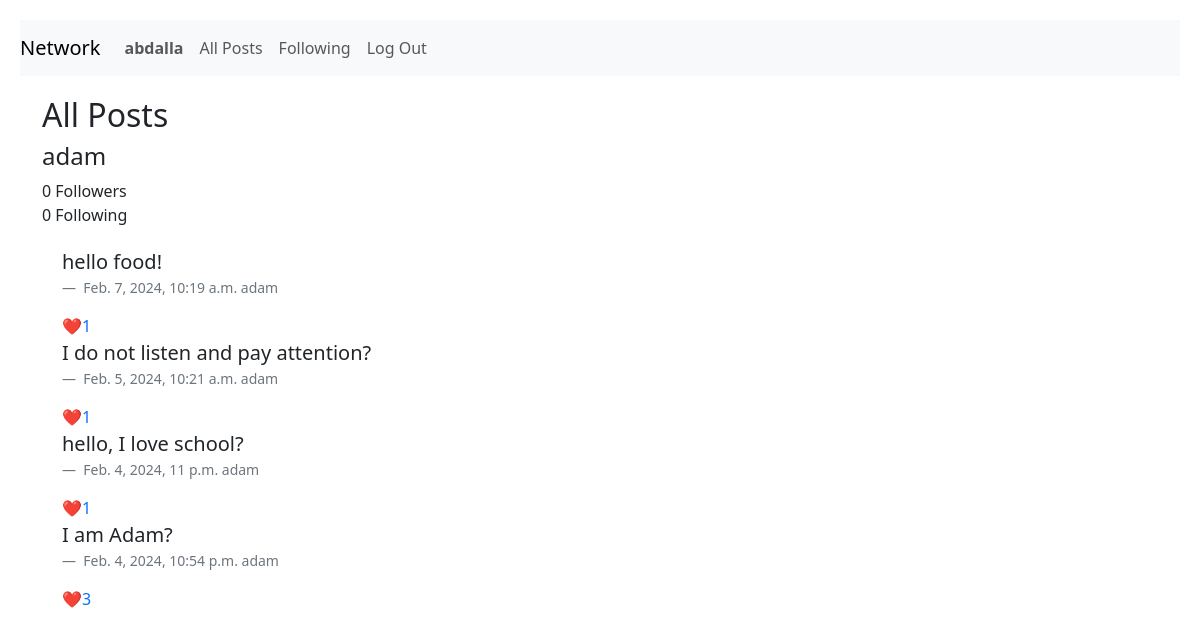
The page /view_profile/2 (signed in) on the database its author committed.
### network/models.py (models this page shows, shortened)
class User(AbstractUser):
    pass

class Follow(models.Model):
    following = models.ManyToManyField(settings.AUTH_USER_MODEL, related_name="followers", symmetrical=False)

class TimeStampedModel(models.Model):
    created_at = models.DateTimeField(auto_now_add=True)
    updated_at = models.DateTimeField(auto_now=True)
    class Meta:
        abstract = True

class Post(TimeStampedModel):
    created = TimeStampedModel.created_at
    body = models.CharField(max_length=300)
    user = models.ForeignKey(settings.AUTH_USER_MODEL, on_delete=models.CASCADE, null=True)
    likes = models.IntegerField(blank=True)
    reactions = models.ManyToManyField(settings.AUTH_USER_MODEL, related_name="user_reactions", symmetrical=False)

### network/views.py (the view)
# urls.py: path("view_profile/<int:user_id>", views.view_profile, name="view_profile"),
@login_required
def view_profile(request, user_id):
    following, created = Follow.objects.get_or_create(pk=user_id)
    posts = Post.objects.order_by("-created_at")
    followers_count = User.objects.get(pk=user_id).followers.count()
    if created:
        following.following.count = 0
    return render(
        request,
        "network/view.html",
        {
            "posts": posts,
            "username": User.objects.get(pk=user_id),
            "followers": followers_count,
            "following": following
        },
    )

### network/templates/network/view.html
{% extends "network/layout.html" %}
{% block body %}
<h2>All Posts</h2>
{% if user.is_authenticated %}
<div>
    <h4>{{ username }}</h4>
    <figcaption>{{ followers }} Followers</figcaption>
    <span>{{ following.following.count }} Following</span>
</div>
<div class="comments">
    {% for post in posts.all %}
    {% if post.user == username %}
    <blockquote class="blockquote">
        {{ post.body | linebreaks }}
    </blockquote>
    <figcaption class="blockquote-footer">
        {{ post.created }}
        {{ post.user}}
    </figcaption>
    {% if post.user|stringformat:"s" != request.user.username %}
    <a class="likes" href="{% url 'like' post.id %}">❤️{{ post.likes }}</a>
    {% else %}
    <a class="likes" href="#">❤️{{ post.likes }}</a>
    {% endif %}
    {% endif %}
    {% endfor %}
</div>
{% endif %}
{% endblock %}

### network/templates/network/layout.html (shortened to what this page needs)
{% load static %}
<!DOCTYPE html>
<html lang="en">
<head>
    <link href="https://cdn.jsdelivr.net/npm/bootstrap@5.3.2/dist/css/bootstrap.min.css" rel="stylesheet"
>
    <link href="{% static 'network/styles.css' %}" rel="stylesheet">
</head>
<body>
    <nav class="navbar navbar-expand-lg navbar-light bg-light">
        <a class="navbar-brand" href="{% url 'index' %}">Network</a>
        <div>
            <ul class="navbar-nav mr-auto">
                {% if user.is_authenticated %}
                <li class="nav-item">
                    <a class="nav-link" href="{% url 'profile' %}"><strong>{{ user.username }}</strong></a>
                </li>
                {% endif %}
                <li class="nav-item">
                    <a class="nav-link" href="{% url 'allposts' %}">All Posts</a>
                </li>
                {% if user.is_authenticated %}
                <li class="nav-item">
                    <a class="nav-link" href="{% url 'following' %}">Following</a>
                </li>
                <li class="nav-item">
                    <a class="nav-link" href="{% url 'logout' %}">Log Out</a>
                </li>
                {% endif %}
            </ul>
        </div>
    </nav>
    <div class="container">
        {% block body %}
        {% endblock %}
    </div>
</body>
</html>

### network/static/network/styles.css (style rules this page uses)
.navbar { margin: 20px; }
.comments { margin: 20px; }
a { text-decoration: none; }

### rows shown on the page
User: username "abdalla"
User: username "adam"
Follow: following.count "0"
Post: body "hello food!", created "Feb. 7, 2024, 10:19 a.m.", user "adam", likes "1"
Post: body "I do not listen and pay attention?", created "Feb. 5, 2024, 10:21 a.m.", user "adam", likes "1"
Post: body "hello, I love school?", created "Feb. 4, 2024, 11 p.m.", user "adam", likes "1"
Post: body "I am Adam?", created "Feb. 4, 2024, 10:54 p.m.", user "adam", likes "3"

### other values the page prints
{{ followers }} "0"
